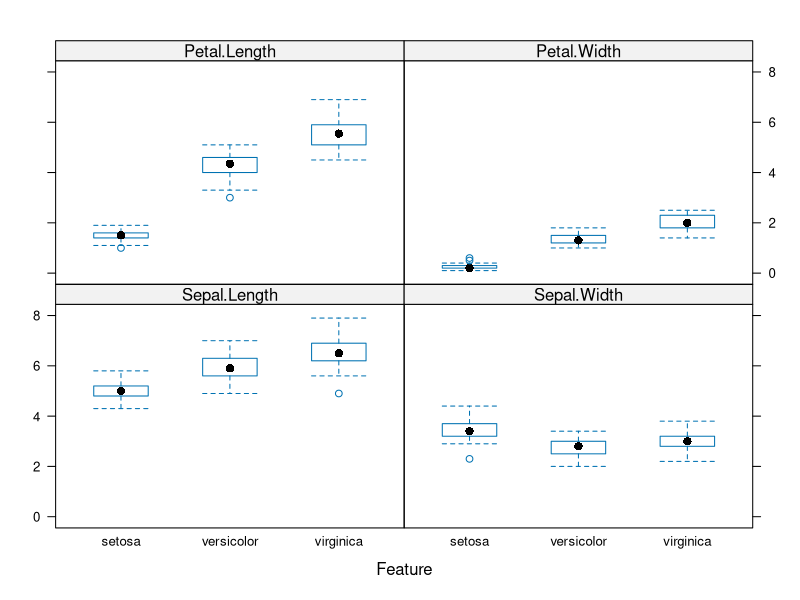
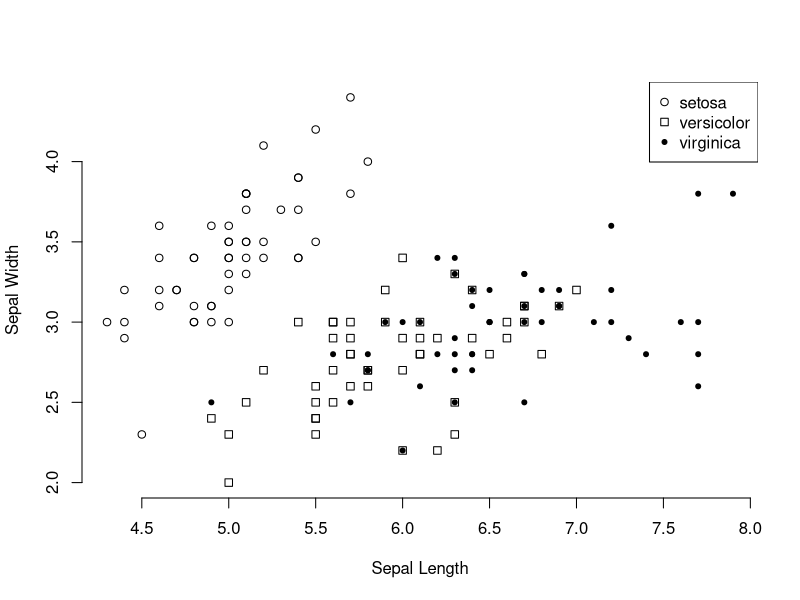
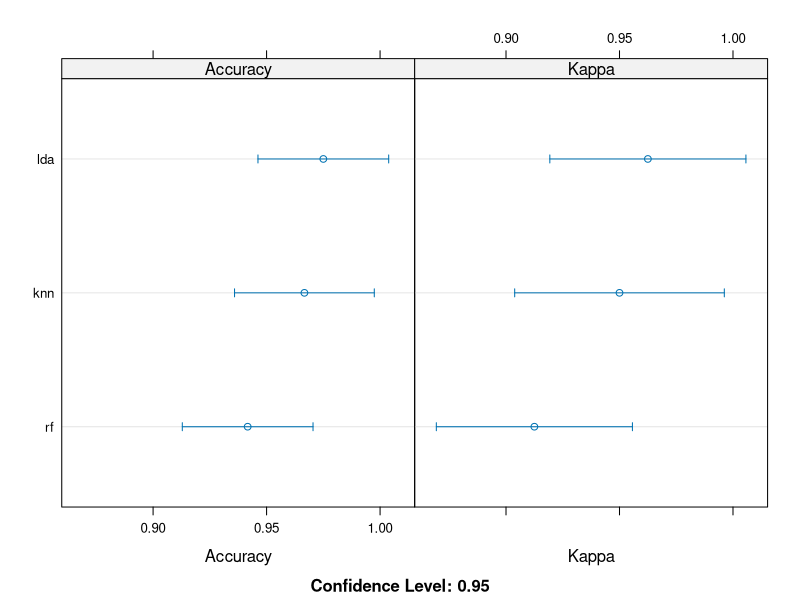

R code for these plots, in order:
# Zusatzprogramm CARET installieren und aktivieren
install.packages("caret", dependencies=TRUE)
library(caret)

# Features anlegen
x <- iris[,1:4]
y <- iris[,5]

# Grafische Darstellung der Features
featurePlot(x=x, y=y, plot="box")

# Grafische Darstellung über SEPAL.WIDTH und SEPAL.LENGTH
shapes=c(1,0,20)
shapes <- shapes[as.numeric(iris$Species)]
plot(x=iris$Sepal.Length, y=iris$Sepal.Width, frame=FALSE, xlab="Sepal Length", ylab="Sepal Width", pch=shapes)
legend("topright", legend=levels(iris$Species), pch=c(1,0,20))

# Training Data und Validation Data anlegen
validation_index <- createDataPartition(iris$Species, p=0.80, list=FALSE)
validation <- iris[-validation_index,]
training <- iris[validation_index,]

# Training Data und Validation Data einsehen
summary(validation)
summary(training)

# Validierung festlegen
control <- trainControl(method="cv", number=10)
metric <- "Accuracy"

# Linear Discriminant Analysis trainieren
fit.lda <- train(Species~., data=training, method="lda", metric=metric, trControl=control)

# K-Nearest Neighbor trainieren
fit.knn <- train(Species~., data=training, method="knn", metric=metric, trControl=control)

# Random Forest trainieren
fit.rf <- train(Species~., data=training, method="rf", metric=metric, trControl=control)

# Vergleich der Machine Learning Algorithmen
results <- resamples(list(lda=fit.lda, knn=fit.knn, rf=fit.rf))
summary(results)
dotplot(results)

# Fokus auf besten Algorithmus
print(fit.lda)

# Machine Learning Algorithmus auf Validation Data anwenden
predictions <- predict(fit.lda, validation)
confusionMatrix(predictions, validation$Species)
